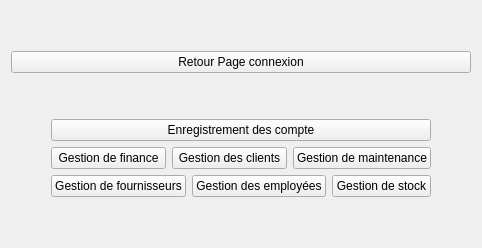
      <widget class="QWidget" name="page_2">
       <layout class="QVBoxLayout" name="verticalLayout_19">
        <item>
         <layout class="QVBoxLayout" name="verticalLayout_18">
          <item>
           <spacer name="verticalSpacer_8">
            <property name="orientation">
             <enum>Qt::Vertical</enum>
            </property>
            <property name="sizeHint" stdset="0">
             <size>
              <width>20</width>
              <height>40</height>
             </size>
            </property>
           </spacer>
          </item>
          <item>
           <widget class="QPushButton" name="pushButton_RetourPC22">
            <property name="text">
             <string>Retour Page connexion</string>
            </property>
           </widget>
          </item>
          <item>
           <spacer name="verticalSpacer_4">
            <property name="orientation">
             <enum>Qt::Vertical</enum>
            </property>
            <property name="sizeHint" stdset="0">
             <size>
              <width>20</width>
              <height>40</height>
             </size>
            </property>
           </spacer>
          </item>
          <item>
           <layout class="QHBoxLayout" name="horizontalLayout_23">
            <item>
             <spacer name="horizontalSpacer_11">
              <property name="orientation">
               <enum>Qt::Horizontal</enum>
              </property>
              <property name="sizeHint" stdset="0">
               <size>
                <width>40</width>
                <height>20</height>
               </size>
              </property>
             </spacer>
            </item>
            <item>
             <layout class="QVBoxLayout" name="verticalLayout_17">
              <item>
               <widget class="QPushButton" name="pushButton_ENR">
                <property name="text">
                 <string>Enregistrement des compte</string>
                </property>
               </widget>
              </item>
              <item>
               <layout class="QHBoxLayout" name="horizontalLayout_21">
                <item>
                 <widget class="QPushButton" name="pushButton_GF">
                  <property name="text">
                   <string>Gestion de finance</string>
                  </property>
                 </widget>
                </item>
                <item>
                 <widget class="QPushButton" name="pushButton_GC">
                  <property name="text">
                   <string>Gestion des clients</string>
                  </property>
                 </widget>
                </item>
                <item>
                 <widget class="QPushButton" name="pushButton_GM">
                  <property name="text">
                   <string>Gestion de maintenance</string>
                  </property>
                 </widget>
                </item>
               </layout>
              </item>
              <item>
               <layout class="QHBoxLayout" name="horizontalLayout_22">
                <item>
                 <widget class="QPushButton" name="pushButton_GF_2">
                  <property name="text">
                   <string>Gestion de fournisseurs</string>
                  </property>
                 </widget>
                </item>
                <item>
                 <widget class="QPushButton" name="pushButton_GE">
                  <property name="text">
                   <string>Gestion des employées</string>
                  </property>
                 </widget>
                </item>
                <item>
                 <widget class="QPushButton" name="pushButton_GS">
                  <property name="text">
                   <string>Gestion de stock</string>
                  </property>
                 </widget>
                </item>
               </layout>
              </item>
             </layout>
            </item>
            <item>
             <spacer name="horizontalSpacer_12">
              <property name="orientation">
               <enum>Qt::Horizontal</enum>
              </property>
              <property name="sizeHint" stdset="0">
               <size>
                <width>40</width>
                <height>20</height>
               </size>
              </property>
             </spacer>
            </item>
           </layout>
          </item>
          <item>
           <spacer name="verticalSpacer_7">
            <property name="orientation">
             <enum>Qt::Vertical</enum>
            </property>
            <property name="sizeHint" stdset="0">
             <size>
              <width>20</width>
              <height>40</height>
             </size>
            </property>
           </spacer>
          </item>
         </layout>
        </item>
       </layout>
      </widget>
